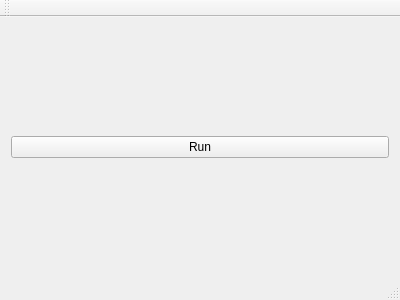
<?xml version="1.0" encoding="UTF-8"?>
<ui version="4.0">
 <class>MainWindow</class>
 <widget class="QMainWindow" name="MainWindow">
  <property name="geometry">
   <rect>
    <x>0</x>
    <y>0</y>
    <width>400</width>
    <height>300</height>
   </rect>
  </property>
  <property name="windowTitle">
   <string>MainWindow</string>
  </property>
  <widget class="QWidget" name="centralWidget">
   <layout class="QVBoxLayout" name="verticalLayout">
    <item>
     <widget class="QPushButton" name="runButton">
      <property name="text">
       <string>Run</string>
      </property>
     </widget>
    </item>
   </layout>
  </widget>
  <widget class="QMenuBar" name="menuBar">
   <property name="geometry">
    <rect>
     <x>0</x>
     <y>0</y>
     <width>400</width>
     <height>25</height>
    </rect>
   </property>
  </widget>
  <widget class="QToolBar" name="mainToolBar">
   <attribute name="toolBarArea">
    <enum>TopToolBarArea</enum>
   </attribute>
   <attribute name="toolBarBreak">
    <bool>false</bool>
   </attribute>
  </widget>
  <widget class="QStatusBar" name="statusBar"/>
 </widget>
 <layoutdefault spacing="6" margin="11"/>
 <resources/>
 <connections/>
</ui>
